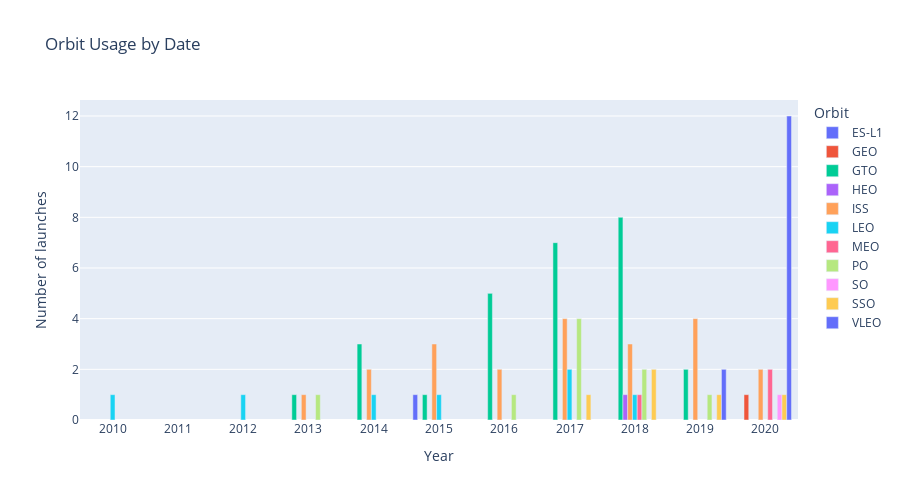

The notebook cell saved with this chart:
### Code cell
px.bar(orig_data_orbit_date,
       x = "Year",
       y = "Number_of_flights",
       color = "Orbit",
       title = "Orbit Usage by Date",
       labels = {"Date": "Launch Date",
                 "Number_of_flights": "Number of launches",
                 "Orbit": "Orbit"},
       barmode = "group",
       width = 900,
       height = 500).update_xaxes(tickmode = "array", tickvals = [2010, 2011, 2012, 2013, 2014, 2015, 2016, 2017, 2018, 2019, 2020])

### Figure 1 — Plotly figure (JSON) as saved in the notebook; plotly's stock layout.template omitted (floating-point values rounded to 4 significant figures)
{"data": [{"alignmentgroup": "True", "hovertemplate": "Orbit=ES-L1<br>Year=%{x}<br>Number of launches=%{y}<extra></extra>", "legendgroup": "ES-L1", "marker": {"color": "#636efa", "pattern": {"shape": ""}}, "name": "ES-L1", "offsetgroup": "ES-L1", "orientation": "v", "showlegend": true, "textposition": "auto", "type": "bar", "x": [2015], "xaxis": "x", "y": [1], "yaxis": "y"}, {"alignmentgroup": "True", "hovertemplate": "Orbit=GEO<br>Year=%{x}<br>Number of launches=%{y}<extra></extra>", "legendgroup": "GEO", "marker": {"color": "#EF553B", "pattern": {"shape": ""}}, "name": "GEO", "offsetgroup": "GEO", "orientation": "v", "showlegend": true, "textposition": "auto", "type": "bar", "x": [2020], "xaxis": "x", "y": [1], "yaxis": "y"}, {"alignmentgroup": "True", "hovertemplate": "Orbit=GTO<br>Year=%{x}<br>Number of launches=%{y}<extra></extra>", "legendgroup": "GTO", "marker": {"color": "#00cc96", "pattern": {"shape": ""}}, "name": "GTO", "offsetgroup": "GTO", "orientation": "v", "showlegend": true, "textposition": "auto", "type": "bar", "x": [2013, 2014, 2015, 2016, 2017, 2018, 2019], "xaxis": "x", "y": [1, 3, 1, 5, 7, 8, 2], "yaxis": "y"}, {"alignmentgroup": "True", "hovertemplate": "Orbit=HEO<br>Year=%{x}<br>Number of launches=%{y}<extra></extra>", "legendgroup": "HEO", "marker": {"color": "#ab63fa", "pattern": {"shape": ""}}, "name": "HEO", "offsetgroup": "HEO", "orientation": "v", "showlegend": true, "textposition": "auto", "type": "bar", "x": [2018], "xaxis": "x", "y": [1], "yaxis": "y"}, {"alignmentgroup": "True", "hovertemplate": "Orbit=ISS<br>Year=%{x}<br>Number of launches=%{y}<extra></extra>", "legendgroup": "ISS", "marker": {"color": "#FFA15A", "pattern": {"shape": ""}}, "name": "ISS", "offsetgroup": "ISS", "orientation": "v", "showlegend": true, "textposition": "auto", "type": "bar", "x": [2013, 2014, 2015, 2016, 2017, 2018, 2019, 2020], "xaxis": "x", "y": [1, 2, 3, 2, 4, 3, 4, 2], "yaxis": "y"}, {"alignmentgroup": "True", "hovertemplate": "Orbit=LEO<br>Year=%{x}<br>Number of launches=%{y}<extra></extra>", "legendgroup": "LEO", "marker": {"color": "#19d3f3", "pattern": {"shape": ""}}, "name": "LEO", "offsetgroup": "LEO", "orientation": "v", "showlegend": true, "textposition": "auto", "type": "bar", "x": [2010, 2012, 2014, 2015, 2017, 2018], "xaxis": "x", "y": [1, 1, 1, 1, 2, 1], "yaxis": "y"}, {"alignmentgroup": "True", "hovertemplate": "Orbit=MEO<br>Year=%{x}<br>Number of launches=%{y}<extra></extra>", "legendgroup": "MEO", "marker": {"color": "#FF6692", "pattern": {"shape": ""}}, "name": "MEO", "offsetgroup": "MEO", "orientation": "v", "showlegend": true, "textposition": "auto", "type": "bar", "x": [2018, 2020], "xaxis": "x", "y": [1, 2], "yaxis": "y"}, {"alignmentgroup": "True", "hovertemplate": "Orbit=PO<br>Year=%{x}<br>Number of launches=%{y}<extra></extra>", "legendgroup": "PO", "marker": {"color": "#B6E880", "pattern": {"shape": ""}}, "name": "PO", "offsetgroup": "PO", "orientation": "v", "showlegend": true, "textposition": "auto", "type": "bar", "x": [2013, 2016, 2017, 2018, 2019], "xaxis": "x", "y": [1, 1, 4, 2, 1], "yaxis": "y"}, {"alignmentgroup": "True", "hovertemplate": "Orbit=SO<br>Year=%{x}<br>Number of launches=%{y}<extra></extra>", "legendgroup": "SO", "marker": {"color": "#FF97FF", "pattern": {"shape": ""}}, "name": "SO", "offsetgroup": "SO", "orientation": "v", "showlegend": true, "textposition": "auto", "type": "bar", "x": [2020], "xaxis": "x", "y": [1], "yaxis": "y"}, {"alignmentgroup": "True", "hovertemplate": "Orbit=SSO<br>Year=%{x}<br>Number of launches=%{y}<extra></extra>", "legendgroup": "SSO", "marker": {"color": "#FECB52", "pattern": {"shape": ""}}, "name": "SSO", "offsetgroup": "SSO", "orientation": "v", "showlegend": true, "textposition": "auto", "type": "bar", "x": [2017, 2018, 2019, 2020], "xaxis": "x", "y": [1, 2, 1, 1], "yaxis": "y"}, {"alignmentgroup": "True", "hovertemplate": "Orbit=VLEO<br>Year=%{x}<br>Number of launches=%{y}<extra></extra>", "legendgroup": "VLEO", "marker": {"color": "#636efa", "pattern": {"shape": ""}}, "name": "VLEO", "offsetgroup": "VLEO", "orientation": "v", "showlegend": true, "textposition": "auto", "type": "bar", "x": [2019, 2020], "xaxis": "x", "y": [2, 12], "yaxis": "y"}], "layout": {"barmode": "group", "height": 500, "legend": {"title": {"text": "Orbit"}, "tracegroupgap": 0}, "title": {"text": "Orbit Usage by Date"}, "width": 900, "xaxis": {"anchor": "y", "domain": [0, 1], "tickmode": "array", "tickvals": [2010, 2011, 2012, 2013, 2014, 2015, 2016, 2017, 2018, 2019, 2020], "title": {"text": "Year"}}, "yaxis": {"anchor": "x", "domain": [0, 1], "title": {"text": "Number of launches"}}}}
